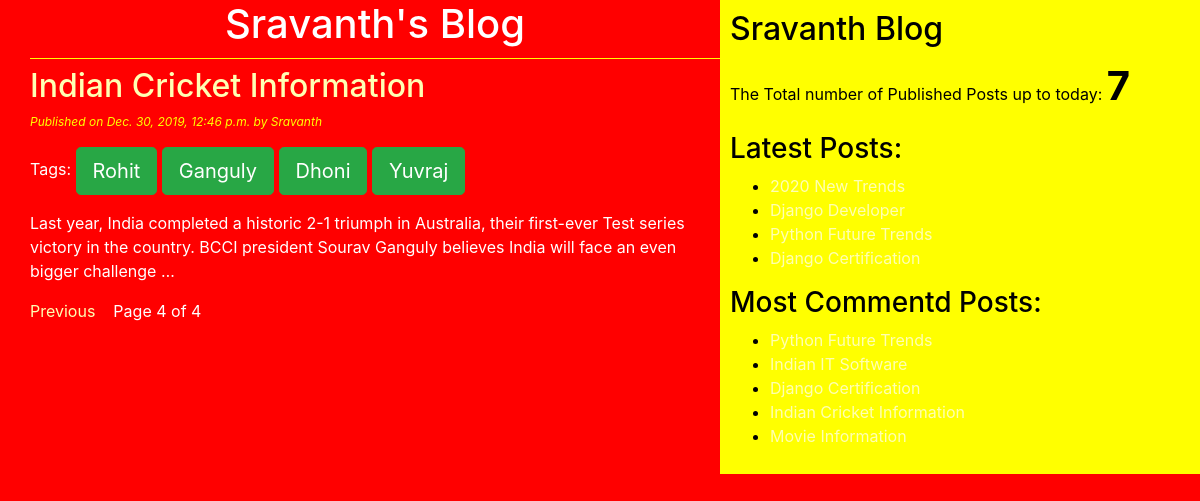
/?page=4, run on the app's committed database.
### blog/models.py (models this page shows, shortened)
class Post(models.Model):
    STATUS_CHOICES = (('draft','Draft'),('published','Published'))
    title = models.CharField(max_length  = 40)
    slug = models.SlugField(max_length=200,unique_for_date='publish')
    author = models.ForeignKey(User, related_name='blog_posts', on_delete=models.CASCADE)
    body = models.TextField()
    publish = models.DateTimeField(default = timezone.now)
    created = models.DateTimeField(auto_now_add=True)
    updated = models.DateTimeField(auto_now=True)
    status = models.CharField(max_length=10,choices = STATUS_CHOICES,default='draft')
    objects = CustomManager()
    tags = TaggableManager()
    class Meta:
        ordering = ('-publish',)
    def get_absolute_url(self):
        return reverse('post_detail',args=[self.publish.year,self.publish.strftime('%m'),self.publish.strftime('%d'),self.slug])

### blog/views.py (the view)
# urls.py: path('', views.Post_list_view),
def Post_list_view(request,tag_slug=None):
    post_list = Post.objects.all()
    tag=None
    if tag_slug:
        tag = get_object_or_404(Tag,slug=tag_slug)
        post_list = post_list.filter(tags__in=[tag])
    paginator = Paginator(post_list,2)
    page_number = request.GET.get('page')
    try:
        post_list = paginator.page(page_number)
    except PageNotAnInteger:
        post_list = paginator.page(1)
    except EmptyPage:
        post_list = paginator.page(paginator.num_pages)
    return render(request,'blog/post_list.html',{'post_list':post_list})

### blog/models.py (called while the page is built)
    def get_queryset(self):
        return super().get_queryset().filter(status='published')

### blog/templatetags/blog_tags.py (called while the page is built)
@register.simple_tag(name='my_tag')
def total_posts():
    return Post.objects.count()

@register.inclusion_tag('blog/latest_posts123.html')
def show_latest_posts(count=3):
    latest_posts = Post.objects.order_by('-publish')[:count]
    return {'latest_posts':latest_posts}

@register.simple_tag #assignment_tag=simple_tag
def get_most_commented_posts(count=5):
    return Post.objects.annotate(total_comments=Count('comments')).order_by('-total_comments')[:count]

### templates/blog/post_list.html (shortened to what this page needs)
{% extends 'blog/base.html' %}
    {% block body %}
    <h1>Sravanth's Blog</h1>
    {% for post in post_list %}
      <a href="{{post.get_absolute_url}}"><h2>{{post.title}}</h2></a>
      <p id="date">Published on {{post.publish}} by {{post.author}}</p>
      <p> Tags:
        {% for tag in post.tags.all %}
        <a href="{%url 'post_list_by_tag_name' tag.slug %}" class="btn btn-lg btn btn-success">  {{tag.name}}</a>
        {% endfor %}
      {{ post.body|truncatewords:30|linebreaks }}
     {% endfor %}
    {% include 'blog/pagination.html' with page=post_list %}
    {% endblock %}

### templates/blog/base.html (shortened to what this page needs)
<!DOCTYPE html>
{% load blog_tags %}
{% load static %}
<html lang="en" dir="ltr">
  <head>
    <link rel="stylesheet" href="https://stackpath.bootstrapcdn.com/bootstrap/4.4.1/css/bootstrap.min.css">
    <link rel="stylesheet" href="{% static "css/blog.css" %}">
  </head>
  <body>
    <div class="content">
      {% block body %}
      {% endblock %}
    </div>
    <div class="sidebar">
    <h2>Sravanth Blog</h2>
      <p>The Total number of Published Posts up to today: <span id ="pcount">{% my_tag %}</span>  </p>
      <h3>Latest Posts:</h3>{% show_latest_posts 4%}
      <h3>Most Commentd Posts: </h3>
      {% get_most_commented_posts as most_commented_posts %}
      <ul>
       {% for post in most_commented_posts %}
       <li><a href="{{post.get_absolute_url}}">{{post.title}}</a> </li>
       {% endfor %}
       </ul>
    </div>
  </body>
</html>

### templates/blog/latest_posts123.html
<ul>
  {% for post in latest_posts %}
  <li><a href="{{post.get_absolute_url}}">{{post.title}}</a> </li>
  {% endfor %}
</ul>

### static/css/blog.css (style rules this page uses)
.content { width: 60%; float: left; padding: 0 0 0 30px; background: red; }
.sidebar { width: 40%; float: right; padding: 10px; background: yellow; color: black; }
h1 { text-align: center; border-bottom: 1px solid yellow; padding-bottom: 10px; }
body { color: white; background: red; }
#date { color: yellow; font-size: 12px; font-style: italic; }
a { color: #ffffb3; }
#pcount { font-size: 40px; font-weight: bold; }

### data on the page
Post: title "Indian Cricket Information", publish "Dec. 30, 2019, 12:46 p.m.", author "Sravanth", body "Last year, India completed a historic 2-1 triumph in Australia, their first-ever Test series victory in the country. BCCI president Sourav Ganguly believes India will face an even bigger challenge …"
Tag: name "Rohit"
Tag: name "Ganguly"
Tag: name "Dhoni"
Tag: name "Yuvraj"
Post: title "2020 New Trends"
Post: title "Django Developer"
Post: title "Python Future Trends"
Post: title "Django Certification"
Post: title "Indian IT Software"
Post: title "Movie Information"

### other printed values
{{ page.number }} "4"
{{ page.paginator.num_pages }} "4"
